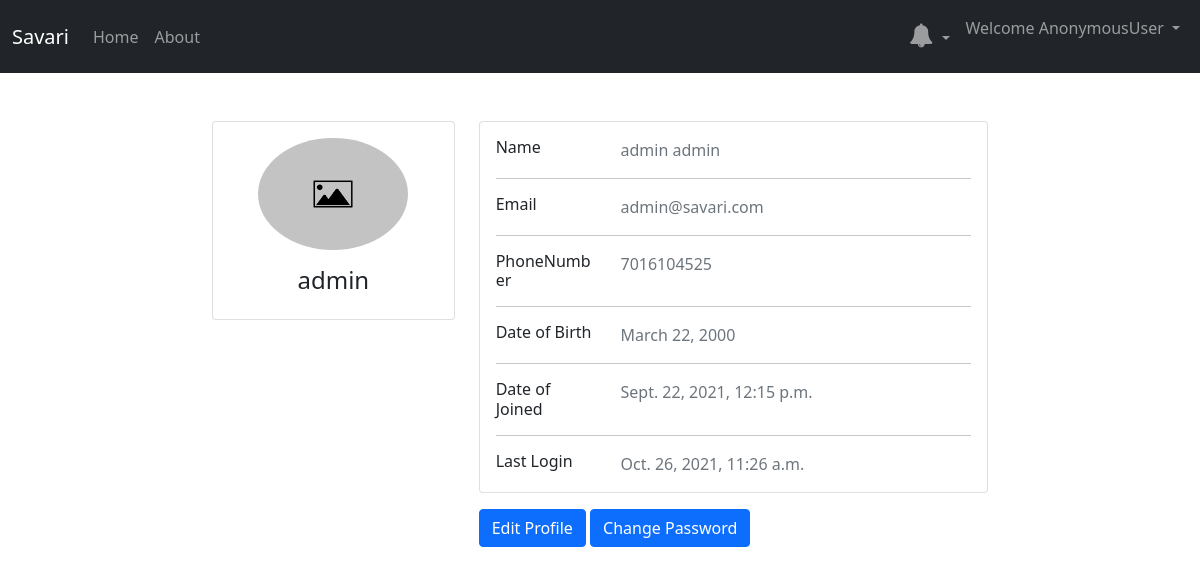
Before: /user/detail/1/ with the older database file.
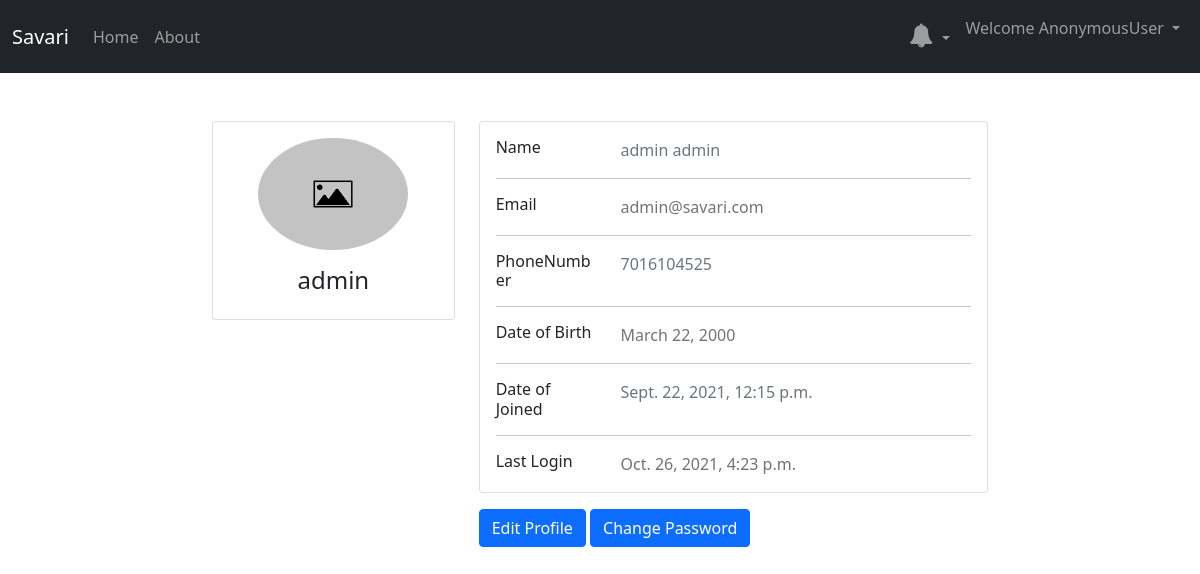
After: the same page with the newer database file.
### userAccount/models.py (models this page shows, shortened)
class User(AbstractBaseUser,PermissionsMixin):
    email=models.EmailField(max_length=254,unique=True)
    username=models.CharField(max_length=50,unique=True)
    first_name=models.CharField(max_length=50)
    last_name=models.CharField(max_length=50)
    profilepic=models.ImageField(upload_to='images/',default='image.jpg')
    dob=models.DateField()
    phone_regex = RegexValidator(regex=r'^[0-9]{10}$', message="Phone number must be entered in the format: '999999999'. 10 digits allowed.")
    mobile = models.CharField(validators=[phone_regex], max_length=17, blank=True)
    date_joined=models.DateTimeField(auto_now_add=True)
    last_login=models.DateTimeField(auto_now=True)
    is_admin=models.BooleanField(default=False)
    is_active=models.BooleanField(default=True)
    is_staff=models.BooleanField(default=False)
    is_superuser=models.BooleanField(default=False)
    USERNAME_FIELD='username'
    REQUIRED_FIELDS=['email','first_name','last_name','dob','mobile']
    objects=UserManager()

### userAccount/views.py (the view)
# urls.py: path('detail/<str:pk>/',views.UserDetail.as_view(), name='user_detail'),
class UserDetail(DetailView):
    model = User
    template_name="userAccount/user_detail.html"
    context_object_name ="user"

### templates/userAccount/user_detail.html (shortened to what this page needs)
{% extends 'base.html' %}
{% block body %}
<div class="container py-5 col-md-8">
        <div class="row gutters-sm">
            <div class="col-md-4 mb-3">
                <div class="card">
                    <div class="card-body">
                        <div class="d-flex flex-column align-items-center text-center">
                            <img src="{{ object.profilepic.url }}" alt="profile image" class="rounded-circle" width="150">
                            <div class="mt-3">
                                <h4>{{object.username}}</h4>
                            </div>
                        </div>
                    </div>
                </div>
            </div>
            <div class="col-md-8">
                <div class="card mb-3">
                    <div class="card-body">
                        <div class="row">
                            <div class="col-sm-3">
                                <h6 class="mb-0">Name</h6>
                            </div>
                        <div class="col-sm-9 text-secondary">
                            {{object.first_name}} {{object.last_name}}
                        </div>
                    </div>
                    <hr>
                    <div class="row">
                        <div class="col-sm-3">
                            <h6 class="mb-0">Email</h6>
                        </div>
                        <div class="col-sm-9 text-secondary">
                            {{object.email}}
                        </div>
                    </div>
                    <hr>
                    <div class="row">
                        <div class="col-sm-3">
                            <h6 class="mb-0">PhoneNumber</h6>
                        </div>
                        <div class="col-sm-9 text-secondary">
                            {{object.mobile}}
                        </div>
                    </div>
                    <hr>
                    <div class="row">
                        <div class="col-sm-3">
                            <h6 class="mb-0">Date of Birth</h6>
                        </div>
                        <div class="col-sm-9 text-secondary">
                            {{object.dob}}
                        </div>
                    </div>
                    <hr>
                    <div class="row">
                        <div class="col-sm-3">
                            <h6 class="mb-0">Date of Joined</h6>
                        </div>
                        <div class="col-sm-9 text-secondary">
                            {{object.date_joined}}
                        </div>
                    </div>
                    <hr>
                    <div class="row">
                        <div class="col-sm-3">
                            <h6 class="mb-0">Last Login</h6>
                        </div>
                        <div class="col-sm-9 text-secondary">
                            {{object.last_login}}
                        </div>
                    </div>
                </div>
            </div>
            <a class="btn btn-primary" href="{% url 'update_user' user.id %}">Edit Profile</a>
            <a class="btn btn-primary" href="{% url 'change_pass' user.id %}">Change Password</a>
        </div>
</div>
{% endblock body %}

### templates/base.html (shortened to what this page needs)
{% load static %}
{% load notifications_tags %}
<!doctype html>
<html lang="en">
  <head>
    <link href="https://cdn.jsdelivr.net/npm/bootstrap@5.1.1/dist/css/bootstrap.min.css" rel="stylesheet">
    <link rel="stylesheet" href="https://cdnjs.cloudflare.com/ajax/libs/font-awesome/4.7.0/css/font-awesome.min.css">
  </head>
  <body>
    <nav class="navbar navbar-expand-lg navbar-dark bg-dark">
        <div class="container-fluid">
          <a class="navbar-brand" href="/">Savari</a>
          <div class="collapse navbar-collapse" id="navbarSupportedContent">
            <ul class="navbar-nav me-auto mb-2 mb-lg-0">
              <li class="nav-item">
                {% if request.user.groups.all.0.name == "Driver" %}
                <a class="nav-link {% block driverHome %}{% endblock driverHome %}" href="{% url 'driver_home' %}">Home</a>
                {% elif request.user.groups.all.0.name == "Passenger" %}
                <a class="nav-link {% block passengerHome %}{% endblock passengerHome %}" href="{% url 'passenger_home' %}">Home</a>
                {% else %}
                <a class="nav-link {% block activeHome %}{% endblock activeHome %}" href="{% url 'home' %}">Home</a>
                {% endif %}
              </li>
              <li class="nav-item">
                <a class="nav-link {% block activeAbout %}{% endblock activeAbout %}" href="/about">About</a>
              </li>
            </ul>
            {% if user.is_authenticated %}
            <ul class="navbar-nav ml-auto">
            <li class="nav-item dropdown">
              <a class="nav-link notification dropdown-toggle" href="#" id="notificationDropdown" role="button" data-bs-toggle="dropdown" aria-expanded="false">
                <i class="fa fa-bell" style="font-size:24px"></i>
              </a>
            </li>
            <li class="nav-item dropdown">
              <a class="nav-link dropdown-toggle" href="#" id="navbarDropdown" role="button" data-bs-toggle="dropdown" aria-expanded="false">
                Welcome {{ request.user }}
              </a>
            </li>
            </ul>
            {% endif %}
          </div>
        </div>
      </nav>
      {% block body %}{% endblock body %}
  </body>
</html>

### templates/base.html (style rules this page uses)
.notification { color: white; text-decoration: none; padding: 15px 26px; position: relative; display: inline-block; border-radius: 2px; }

Changed rows visible on the page:
changed User "admin": last_login "Oct. 26, 2021, 11:26 a.m." → "Oct. 26, 2021, 4:23 p.m."
